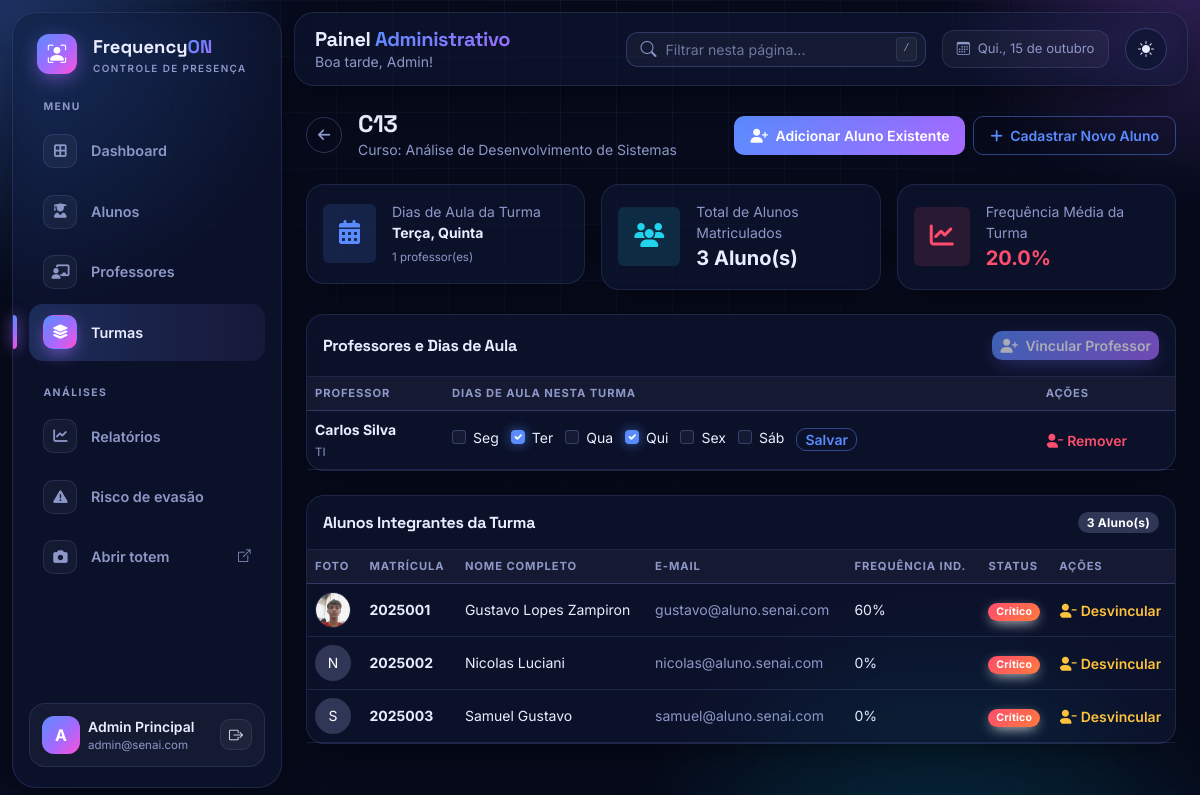
Page /admin/turmas/1 (signed in) on the earlier database version.
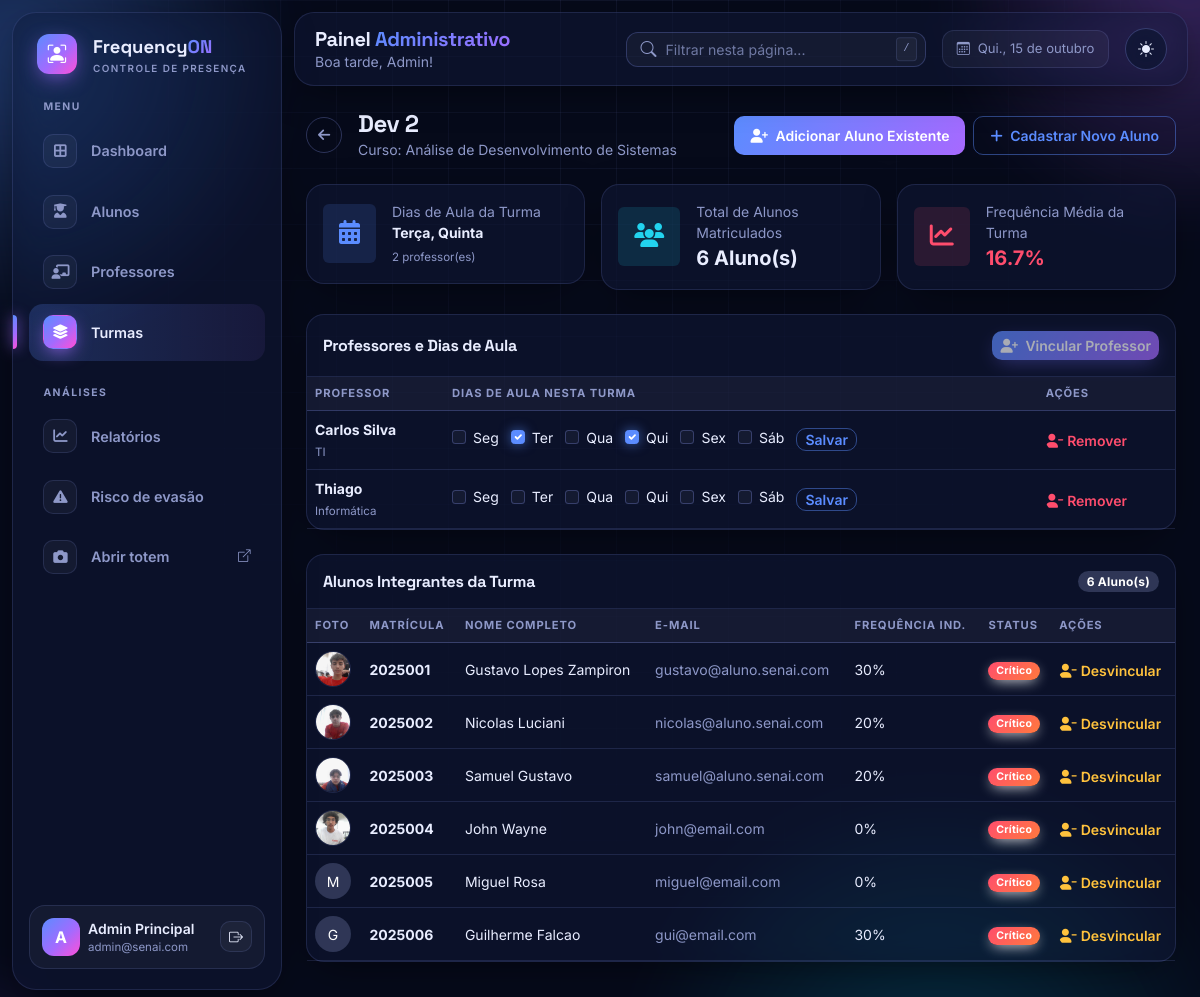
Same page on the later database version.
### database.py (models this page shows, shortened)
class Turma(db.Model):
    __tablename__ = "turmas"
    id = db.Column(db.Integer, primary_key=True)
    nome = db.Column(db.String(120), nullable=False)
    curso = db.Column(db.String(120), nullable=False)
    alunos = db.relationship("Aluno", back_populates="turma")
    vinculos = db.relationship("ProfessorTurma", back_populates="turma",
                               cascade="all, delete-orphan")
    @property
    def dias_aula(self):
        return tuple(sorted({d for v in self.vinculos for d in v.dias_semana}))
    @property
    def dias_aula_nomes(self):
        return ", ".join(NOMES_DIAS[d] for d in self.dias_aula) or "Nenhum dia definido"
    @property
    def frequencia_media(self):
        v = [a.frequencia for a in self.alunos]
        return round(sum(v) / len(v), 1) if v else 0

class ProfessorTurma(db.Model):
    __tablename__ = "professor_turma"
    professor_id = db.Column(db.Integer, db.ForeignKey("professores.id"), primary_key=True)
    turma_id = db.Column(db.Integer, db.ForeignKey("turmas.id"), primary_key=True)
    dias = db.Column(db.String(20), nullable=False, default="")   # ex: "1,3" = terça e quinta
    professor = db.relationship("Professor", back_populates="vinculos")
    turma = db.relationship("Turma", back_populates="vinculos")
    @property
    def dias_semana(self):
        return tuple(int(d) for d in self.dias.split(",") if d.strip().isdigit())

class UsuarioMixin:
    def set_senha(self, senha):
        self.senha_hash = generate_password_hash(senha)
    def check_senha(self, senha):
        return check_password_hash(self.senha_hash, senha)

class Professor(UsuarioMixin, db.Model):
    __tablename__ = "professores"
    id = db.Column(db.Integer, primary_key=True)
    nome = db.Column(db.String(120), nullable=False)
    email = db.Column(db.String(120), unique=True, nullable=False)
    senha_hash = db.Column(db.String(255), nullable=False)
    departamento = db.Column(db.String(120))
    foto = db.Column(db.String(255))
    vinculos = db.relationship("ProfessorTurma", back_populates="professor",
                               cascade="all, delete-orphan")

class Aluno(UsuarioMixin, db.Model):
    __tablename__ = "alunos"
    id = db.Column(db.Integer, primary_key=True)
    nome = db.Column(db.String(120), nullable=False)
    email = db.Column(db.String(120))
    matricula = db.Column(db.String(30), unique=True, nullable=False, index=True)
    numero_chamada = db.Column(db.Integer)
    senha_hash = db.Column(db.String(255), nullable=False)
    foto = db.Column(db.String(255))            # URL da foto (ex: /static/uploads/...)
    face_encoding = db.Column(db.LargeBinary)   # 128 floats (float64) do rosto
    turma_id = db.Column(db.Integer, db.ForeignKey("turmas.id"))
    turma = db.relationship("Turma", back_populates="alunos")
    presencas = db.relationship("Presenca", cascade="all, delete-orphan", backref="aluno")
    justificativas = db.relationship("Justificativa", cascade="all, delete-orphan", backref="aluno",
                                     order_by="Justificativa.data.desc()")
    @property
    def frequencia(self):
        if not self.turma_id:
            return 0
        dias_aula = self.turma.dias_aula
        if not dias_aula:
            return 0
        dias = (db.session.query(func.count(func.distinct(Presenca.data)))
                .join(Aluno, Presenca.aluno_id == Aluno.id)
                .filter(Aluno.turma_id == self.turma_id,
                        filtro_dias_aula(Presenca.data, dias_aula))
                .scalar())
        if not dias:
            return 0
        ok = (db.session.query(func.count(Presenca.id))
              .filter(
                  Presenca.aluno_id == self.id,
                  Presenca.status.in_(("presente", "atraso")),
                  filtro_dias_aula(Presenca.data, dias_aula)
              )
              .scalar())
        return min(100, round(ok * 100 / (dias * AULAS_POR_DIA)))

### rotas/admin.py (the view)
@admin.route("/turmas/<int:id>")
@requer("admin")
def detalhes_turma(id):
    turma = db.get_or_404(Turma, id)
    vinculados = {v.professor_id for v in turma.vinculos}
    return render_template("admin/detalhes_turma.html", turma=turma,
                           alunos_sem_turma=Aluno.query.filter_by(turma_id=None).all(),
                           professores_disponiveis=[p for p in Professor.query.order_by(Professor.nome)
                                                    if p.id not in vinculados],
                           dias_opcoes=[(d, NOMES_DIAS[d]) for d in DIAS_SELECIONAVEIS])

### database.py (called while the page is built)
def filtro_dias_aula(coluna, dias):
    return func.strftime("%w", coluna).in_([str((d + 1) % 7) for d in dias])

### rotas/comum.py (called while the page is built)
def usuario_atual():
    tipo, uid = session.get("tipo"), session.get("uid")
    modelo = {"admin": Admin, "professor": Professor, "aluno": Aluno}.get(tipo)
    return db.session.get(modelo, uid) if modelo and uid else None

def requer(tipo):
    def deco(f):
        @wraps(f)
        def wrapper(*a, **kw):
            if session.get("tipo") != tipo or not usuario_atual():
                return redirect(url_for({"admin": "login_admin", "professor": "login_professor"}
                                        .get(tipo, "login_aluno")))
            return f(*a, **kw)
        return wrapper
    return deco

### templates/admin/detalhes_turma.html (shortened to what the changed rows need)
{% extends 'admin/base.html' %}
{% block content %}
<div class="d-flex align-items-center justify-content-between mb-4">
    <div class="d-flex align-items-center gap-3">
        <div>
            <h1 class="h4 fw-bold text-dark mb-0">{{ turma.nome }}</h1>
            <p class="text-muted mb-0 small">Curso: {{ turma.curso }}</p>
        </div>
    </div>
</div>
<div class="row g-3 mb-4">
    <div class="col-md-4">
        <div class="card border-0 shadow-sm rounded-3">
            <div class="card-body p-3 d-flex align-items-center gap-3">
                <div>
                    <span class="text-muted small d-block">Dias de Aula da Turma</span>
                    <strong class="text-dark small d-block">{{ turma.dias_aula_nomes }}</strong>
                    <span class="text-muted texto-mini">{{ turma.vinculos|length }} professor(es)</span>
                </div>
            </div>
        </div>
    </div>
    <div class="col-md-4">
        <div class="card border-0 shadow-sm rounded-3">
            <div class="card-body p-3 d-flex align-items-center gap-3">
                <div>
                    <span class="text-muted small d-block">Total de Alunos Matriculados</span>
                    <strong class="fs-5 text-dark d-block">{{ turma.alunos|length }} Aluno(s)</strong>
                </div>
            </div>
        </div>
    </div>
    <div class="col-md-4">
        <div class="card border-0 shadow-sm rounded-3">
            <div class="card-body p-3 d-flex align-items-center gap-3">
                <div>
                    <span class="text-muted small d-block">Frequência Média da Turma</span>
                    <strong class="fs-5 {% if turma.frequencia_media < 75 %}text-danger{% else %}text-success{% endif %} d-block">
                        {{ turma.frequencia_media }}%
                    </strong>
                </div>
            </div>
        </div>
    </div>
</div>
<div class="card border-0 shadow-sm rounded-3 mb-4">
    <div class="card-body p-0">
        <div class="table-responsive">
            <table class="table align-middle mb-0">
                <thead class="table-light small">
                    <tr>
                        <th>Professor</th>
                        <th>Dias de aula nesta turma</th>
                        <th>Ações</th>
                    </tr>
                </thead>
                <tbody class="small">
                    {% for v in turma.vinculos|sort(attribute='professor.nome') %}
                    <tr>
                        <td>
                            <strong class="d-block">{{ v.professor.nome }}</strong>
                            <span class="text-muted texto-mini">{{ v.professor.departamento or '-' }}</span>
                        </td>
                        <td>
                            <form method="POST" action="{{ url_for('admin.dias_professor_turma', turma_id=turma.id, professor_id=v.professor_id) }}" class="d-flex align-items-center gap-2 flex-wrap">
                                {% for d, nome in dias_opcoes %}
                                <div class="form-check form-check-inline me-1">
                                    <input class="form-check-input" type="checkbox" name="dias" value="{{ d }}" id="d{{ v.professor_id }}_{{ d }}" {% if d in v.dias_semana %}checked{% endif %}>
                                    <label class="form-check-label" for="d{{ v.professor_id }}_{{ d }}">{{ nome[:3] }}</label>
                                </div>
                                {% endfor %}
                                <button type="submit" class="btn btn-outline-primary btn-sm py-0">Salvar</button>
                            </form>
                        </td>
                        <td>
                            <form class="d-inline" method="POST" action="{{ url_for('admin.desvincular_professor', turma_id=turma.id, professor_id=v.professor_id) }}" onsubmit="return confirm('Remover este professor da turma?');">
                                <button type="submit" class="btn btn-sm btn-link text-danger p-0 border-0 fw-semibold text-decoration-none">
                                    <i class="fa-solid fa-user-minus me-1"></i>Remover
                                </button>
                            </form>
                        </td>
                    </tr>
                    {% else %}
                    <tr><td colspan="3" class="text-center text-muted py-3">Nenhum professor vinculado a esta turma.</td></tr>
                    {% endfor %}
                </tbody>
            </table>
        </div>
    </div>
</div>
<div class="card border-0 shadow-sm rounded-3">
    <div class="card-body p-0">
        <div class="p-3 border-bottom d-flex align-items-center justify-content-between">
            <h6 class="fw-bold text-dark mb-0">Alunos Integrantes da Turma</h6>
            <span class="badge bg-secondary small">{{ turma.alunos|length }} Aluno(s)</span>
        </div>
        <div class="table-responsive">
            <table class="table table-hover align-middle mb-0">
                <thead class="table-light small">
                    <tr>
                        <th>Foto</th>
                        <th>Matrícula</th>
                        <th>Nome Completo</th>
                        <th>E-mail</th>
                        <th>Frequência Ind.</th>
                        <th>Status</th>
                        <th>Ações</th>
                    </tr>
                </thead>
                <tbody class="small">
                    {% for aluno in turma.alunos %}
                    <tr>
                        <td>
                            {% if aluno.foto %}
                                <img src="{{ aluno.foto }}" alt="{{ aluno.nome }}" class="rounded-circle border object-fit-cover quadrado-36">
                            {% else %}
                                <div class="avatar-initial rounded-circle bg-secondary text-white d-flex align-items-center justify-content-center quadrado-36">
                                    {{ aluno.nome[0] if aluno.nome else 'A' }}
                                </div>
                            {% endif %}
                        </td>
                        <td class="fw-bold">{{ aluno.matricula }}</td>
                        <td>{{ aluno.nome }}</td>
                        <td class="text-muted">{{ aluno.email or '-' }}</td>
                        <td>{{ aluno.frequencia }}%</td>
                        <td>
                            <span class="badge {% if aluno.frequencia < 75 %}bg-danger{% else %}bg-success{% endif %}">
                                {% if aluno.frequencia < 75 %}Crítico{% else %}Regular{% endif %}
                            </span>
                        </td>
                        <td>
                            <form class="d-inline" method="POST" action="{{ url_for('admin.desvincular_aluno', aluno_id=aluno.id) }}">
                                <button type="submit" class="btn btn-sm btn-link text-warning p-0 border-0 fw-semibold text-decoration-none">
                                    <i class="fa-solid fa-user-minus me-1"></i>Desvincular
                                </button>
                            </form>
                        </td>
                    </tr>
                    {% endfor %}
                </tbody>
            </table>
        </div>
    </div>
</div>
{% endblock %}

Differences in the rows shown:
changed Turma "Análise de Desenvolvimento de Sistemas": nome "C13" → "Dev 2"
computed for ProfessorTurma "Carlos Silva": frequencia_media "20.0" → "16.7"
added ProfessorTurma: professor.nome "Thiago", professor "Informática", nome "Seg" "Ter" "Qua" "Qui" "Sex" "Sáb"
changed Aluno "Gustavo Lopes Zampiron": foto: a different picture; frequencia "60" → "30"
changed Aluno "Nicolas Luciani": foto: picture added; frequencia "0" → "20"; nome "N" → (not shown)
changed Aluno "Samuel Gustavo": foto: picture added; frequencia "0" → "20"; nome "S" → (not shown)
added Aluno: foto (picture), matricula "2025004", nome "John Wayne", email "john@email.com", frequencia "0", shows "Crítico"
added Aluno: nome "M", matricula "2025005", nome "Miguel Rosa", email "miguel@email.com", frequencia "0", shows "Crítico"
added Aluno: nome "G", matricula "2025006", nome "Guilherme Falcao", email "gui@email.com", frequencia "30", shows "Crítico"
Other differences:
{{ turma.vinculos|length }}: "1" → "2"
{{ turma.alunos|length }}: "3" → "6"
